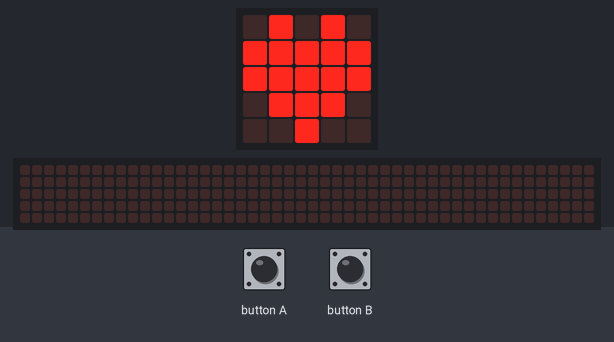
This program was run on a simulated BBC micro:bit running MicroPython. On the bench: the board's 5×5 LED display, a strip that is not on the board, showing the scrolling text unrolled. The inputs (shaded band) are chosen by the test bench. The 48×5 strip is a reading aid, not a part: it shows the text the display is scrolling, unrolled, one strip-width of it at a time.

Above: at 1.2 s.
1.3 s: button A pressed for 0.15 s
At 1.37 s:
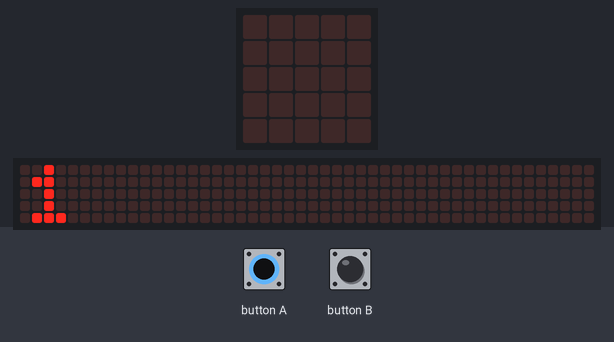
2.0 s: button B pressed for 1 s
At 2.72 s:
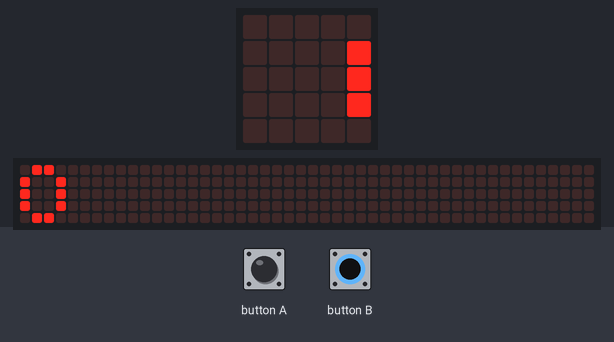
3.6 s: button A pressed for 3.2 s
At 4.22 s:
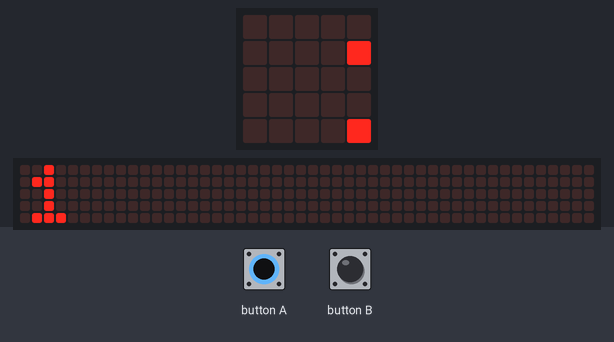
9.5 s: button B pressed for 3.2 s
At 9.72 s:
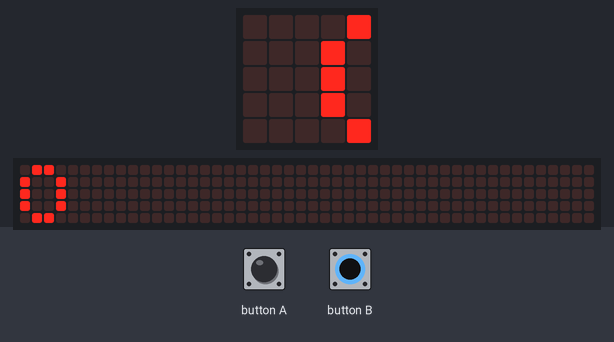

Measured:
- after the input at 1.3 s, the display: changes at once (image 1)
- after the input at 9.5 s, the display: first changes at once (image 4 shows a later state)

The program:

main.py
```python
"""
Created by: Sophie
Created on: Oct 2023
This module is a Micro:bit MicroPython program adds one every time button a is pressed
"""

from microbit import *

display.clear()
display.show(Image.HEART)

# variable
number_of_clicks = 0

while True:
    if button_a.is_pressed():
        number_of_clicks = number_of_clicks + 1
        display.scroll(str(number_of_clicks))
    if button_b.is_pressed():
        number_of_clicks = 0
        display.scroll(str(number_of_clicks))
```
